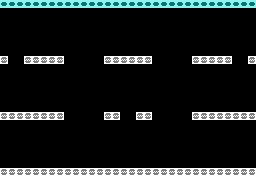

A level layout from a 2D game, rendered from its tile map. Below: a short description, then the map file with its tile-grid data intact:
An orthogonal 32x22 tile map with 8x8 px tiles, 3 tile layers (Paper, Blocks, Ink), 2 tilesets and 4 objects (Conveyor1, Conveyor2, ConveyorTop1, ConveyorTop2).

<map version="1.5" tiledversion="1.6.0" orientation="orthogonal" renderorder="right-down" width="32" height="22" tilewidth="8" tileheight="8" infinite="0" nextlayerid="5" nextobjectid="7">
 <tileset firstgid="1" source="8x8blocks.tsx" />
 <tileset firstgid="49" source="zxspectrum-palette.tsx" />
 <layer id="2" name="Paper" width="32" height="22">
  <data encoding="csv">
49,49,49,49,49,49,49,49,49,49,49,49,49,49,49,49,49,49,49,49,49,49,49,49,49,49,49,49,49,49,49,49,
49,49,49,49,49,49,49,49,49,49,49,49,49,49,49,49,49,49,49,49,49,49,49,49,49,49,49,49,49,49,49,49,
49,49,49,49,49,49,49,49,49,49,49,49,49,49,49,49,49,49,49,49,49,49,49,49,49,49,49,49,49,49,49,49,
49,49,49,49,49,49,49,49,49,49,49,49,49,49,49,49,49,49,49,49,49,49,49,49,49,49,49,49,49,49,49,49,
49,49,49,49,49,49,49,49,49,49,49,49,49,49,49,49,49,49,49,49,49,49,49,49,49,49,49,49,49,49,49,49,
49,49,49,49,49,49,49,49,49,49,49,49,49,49,49,49,49,49,49,49,49,49,49,49,49,49,49,49,49,49,49,49,
49,49,49,49,49,49,49,49,49,49,49,49,49,49,49,49,49,49,49,49,49,49,49,49,49,49,49,49,49,49,49,49,
49,49,49,49,49,49,49,49,49,49,49,49,49,49,49,49,49,49,49,49,49,49,49,49,49,49,49,49,49,49,49,49,
49,49,49,49,49,49,49,49,49,49,49,49,49,49,49,49,49,49,49,49,49,49,49,49,49,49,49,49,49,49,49,49,
49,49,49,49,49,49,49,49,49,49,49,49,49,49,49,49,49,49,49,49,49,49,49,49,49,49,49,49,49,49,49,49,
49,49,49,49,49,49,49,49,49,49,49,49,49,49,49,49,49,49,49,49,49,49,49,49,49,49,49,49,49,49,49,49,
49,49,49,49,49,49,49,49,49,49,49,49,49,49,49,49,49,49,49,49,49,49,49,49,49,49,49,49,49,49,49,49,
49,49,49,49,49,49,49,49,49,49,49,49,49,49,49,49,49,49,49,49,49,49,49,49,49,49,49,49,49,49,49,49,
49,49,49,49,49,49,49,49,49,49,49,49,49,49,49,49,49,49,49,49,49,49,49,49,49,49,49,49,49,49,49,49,
49,49,49,49,49,49,49,49,49,49,49,49,49,49,49,49,49,49,49,49,49,49,49,49,49,49,49,49,49,49,49,49,
49,49,49,49,49,49,49,49,49,49,49,49,49,49,49,49,49,49,49,49,49,49,49,49,49,49,49,49,49,49,49,49,
49,49,49,49,49,49,49,49,49,49,49,49,49,49,49,49,49,49,49,49,49,49,49,49,49,49,49,49,49,49,49,49,
49,49,49,49,49,49,49,49,49,49,49,49,49,49,49,49,49,49,49,49,49,49,49,49,49,49,49,49,49,49,49,49,
49,49,49,49,49,49,49,49,49,49,49,49,49,49,49,49,49,49,49,49,49,49,49,49,49,49,49,49,49,49,49,49,
49,49,49,49,49,49,49,49,49,49,49,49,49,49,49,49,49,49,49,49,49,49,49,49,49,49,49,49,49,49,49,49,
49,49,49,49,49,49,49,49,49,49,49,49,49,49,49,49,49,49,49,49,49,49,49,49,49,49,49,49,49,49,49,49,
49,49,49,49,49,49,49,49,49,49,49,49,49,49,49,49,49,49,49,49,49,49,49,49,49,49,49,49,49,49,49,49
</data>
 </layer>
 <layer id="1" name="Blocks" width="32" height="22">
  <data encoding="csv">
5,5,5,5,5,5,5,5,5,5,5,5,5,5,5,5,5,5,5,5,5,5,5,5,5,5,5,5,5,5,5,5,
0,0,0,0,0,0,0,0,0,0,0,0,0,0,0,0,0,0,0,0,0,0,0,0,0,0,0,0,0,0,0,0,
0,0,0,0,0,0,0,0,0,0,0,0,0,0,0,0,0,0,0,0,0,0,0,0,0,0,0,0,0,0,0,0,
0,0,0,0,0,0,0,0,0,0,0,0,0,0,0,0,0,0,0,0,0,0,0,0,0,0,0,0,0,0,0,0,
0,0,0,0,0,0,0,0,0,0,0,0,0,0,0,0,0,0,0,0,0,0,0,0,0,0,0,0,0,0,0,0,
0,0,0,0,0,0,0,0,0,0,0,0,0,0,0,0,0,0,0,0,0,0,0,0,0,0,0,0,0,0,0,0,
0,0,0,0,0,0,0,0,0,0,0,0,0,0,0,0,0,0,0,0,0,0,0,0,0,0,0,0,0,0,0,0,
12,0,0,12,12,12,12,12,0,0,0,0,0,12,12,12,12,12,12,0,0,0,0,0,12,12,12,12,12,0,0,12,
0,0,0,0,0,0,0,0,0,0,0,0,0,0,0,0,0,0,0,0,0,0,0,0,0,0,0,0,0,0,0,0,
0,0,0,0,0,0,0,0,0,0,0,0,0,0,0,0,0,0,0,0,0,0,0,0,0,0,0,0,0,0,0,0,
0,0,0,0,0,0,0,0,0,0,0,0,0,0,0,0,0,0,0,0,0,0,0,0,0,0,0,0,0,0,0,0,
0,0,0,0,0,0,0,0,0,0,0,0,0,0,0,0,0,0,0,0,0,0,0,0,0,0,0,0,0,0,0,0,
0,0,0,0,0,0,0,0,0,0,0,0,0,0,0,0,0,0,0,0,0,0,0,0,0,0,0,0,0,0,0,0,
0,0,0,0,0,0,0,0,0,0,0,0,0,0,0,0,0,0,0,0,0,0,0,0,0,0,0,0,0,0,0,0,
12,12,12,12,12,12,12,12,0,0,0,0,0,12,12,0,0,12,12,0,0,0,0,0,12,12,12,12,12,12,12,12,
0,0,0,0,0,0,0,0,0,0,0,0,0,0,0,0,0,0,0,0,0,0,0,0,0,0,0,0,0,0,0,0,
0,0,0,0,0,0,0,0,0,0,0,0,0,0,0,0,0,0,0,0,0,0,0,0,0,0,0,0,0,0,0,0,
0,0,0,0,0,0,0,0,0,0,0,0,0,0,0,0,0,0,0,0,0,0,0,0,0,0,0,0,0,0,0,0,
0,0,0,0,0,0,0,0,0,0,0,0,0,0,0,0,0,0,0,0,0,0,0,0,0,0,0,0,0,0,0,0,
0,0,0,0,0,0,0,0,0,0,0,0,0,0,0,0,0,0,0,0,0,0,0,0,0,0,0,0,0,0,0,0,
0,0,0,0,0,0,0,0,0,0,0,0,0,0,0,0,0,0,0,0,0,0,0,0,0,0,0,0,0,0,0,0,
12,12,12,12,12,12,12,12,12,12,12,12,12,12,12,12,12,12,12,12,12,12,12,12,12,12,12,12,12,12,12,12
</data>
 </layer>
 <layer id="3" name="Ink" width="32" height="22" opacity="0.5">
  <data encoding="csv">
54,54,54,54,54,54,54,54,54,54,54,54,54,54,54,54,54,54,54,54,54,54,54,54,54,54,54,54,54,54,54,54,
0,0,0,0,0,0,0,0,0,0,0,0,0,0,0,0,0,0,0,0,0,0,0,0,0,0,0,0,0,0,0,0,
0,0,0,0,0,0,0,0,0,0,0,0,0,0,0,0,0,0,0,0,0,0,0,0,0,0,0,0,0,0,0,0,
0,0,0,0,0,0,0,0,0,0,0,0,0,0,0,0,0,0,0,0,0,0,0,0,0,0,0,0,0,0,0,0,
0,0,0,0,0,0,0,0,0,0,0,0,0,0,0,0,0,0,0,0,0,0,0,0,0,0,0,0,0,0,0,0,
0,0,0,0,0,0,0,0,0,0,0,0,0,0,0,0,0,0,0,0,0,0,0,0,0,0,0,0,0,0,0,0,
0,0,0,0,0,0,0,0,0,0,0,0,0,0,0,0,0,0,0,0,0,0,0,0,0,0,0,0,0,0,0,0,
56,0,0,56,56,56,56,56,0,0,0,0,0,56,56,56,56,56,56,0,0,0,0,0,56,56,56,56,56,0,0,56,
0,0,0,0,0,0,0,0,0,0,0,0,0,0,0,0,0,0,0,0,0,0,0,0,0,0,0,0,0,0,0,0,
0,0,0,0,0,0,0,0,0,0,0,0,0,0,0,0,0,0,0,0,0,0,0,0,0,0,0,0,0,0,0,0,
0,0,0,0,0,0,0,0,0,0,0,0,0,0,0,0,0,0,0,0,0,0,0,0,0,0,0,0,0,0,0,0,
0,0,0,0,0,0,0,0,0,0,0,0,0,0,0,0,0,0,0,0,0,0,0,0,0,0,0,0,0,0,0,0,
0,0,0,0,0,0,0,0,0,0,0,0,0,0,0,0,0,0,0,0,0,0,0,0,0,0,0,0,0,0,0,0,
0,0,0,0,0,0,0,0,0,0,0,0,0,0,0,0,0,0,0,0,0,0,0,0,0,0,0,0,0,0,0,0,
56,56,56,56,56,56,56,56,0,0,0,0,0,56,56,0,0,56,56,0,0,0,0,0,56,56,56,56,56,56,56,56,
0,0,0,0,0,0,0,0,0,0,0,0,0,0,0,0,0,0,0,0,0,0,0,0,0,0,0,0,0,0,0,0,
0,0,0,0,0,0,0,0,0,0,0,0,0,0,0,0,0,0,0,0,0,0,0,0,0,0,0,0,0,0,0,0,
0,0,0,0,0,0,0,0,0,0,0,0,0,0,0,0,0,0,0,0,0,0,0,0,0,0,0,0,0,0,0,0,
0,0,0,0,0,0,0,0,0,0,0,0,0,0,0,0,0,0,0,0,0,0,0,0,0,0,0,0,0,0,0,0,
0,0,0,0,0,0,0,0,0,0,0,0,0,0,0,0,0,0,0,0,0,0,0,0,0,0,0,0,0,0,0,0,
0,0,0,0,0,0,0,0,0,0,0,0,0,0,0,0,0,0,0,0,0,0,0,0,0,0,0,0,0,0,0,0,
56,56,56,56,56,56,56,56,56,56,56,56,56,56,56,56,56,56,56,56,56,56,56,56,56,56,56,56,56,56,56,56
</data>
 </layer>
 <objectgroup color="#ff0000" id="4" name="Conveyors">
  <object id="3" name="Conveyor1" x="64" y="112" width="40" height="8">
   <properties>
    <property name="dir" type="int" value="1" />
   </properties>
  </object>
  <object id="4" name="Conveyor2" x="152" y="112" width="40" height="8">
   <properties>
    <property name="dir" type="int" value="-1" />
   </properties>
  </object>
  <object id="5" name="ConveyorTop1" x="64" y="56" width="40" height="8">
   <properties>
    <property name="dir" type="int" value="1" />
   </properties>
  </object>
  <object id="6" name="ConveyorTop2" x="152" y="56" width="40" height="8">
   <properties>
    <property name="dir" type="int" value="-1" />
   </properties>
  </object>
 </objectgroup>
</map>
